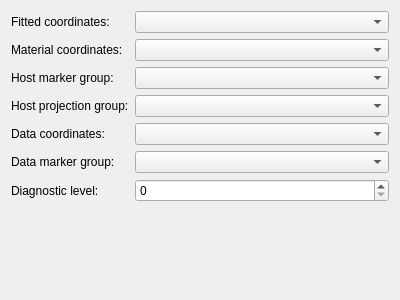
<?xml version="1.0" encoding="UTF-8"?>
<ui version="4.0">
 <class>Configuration</class>
 <widget class="QWidget" name="Configuration">
  <property name="geometry">
   <rect>
    <x>0</x>
    <y>0</y>
    <width>400</width>
    <height>300</height>
   </rect>
  </property>
  <property name="windowTitle">
   <string>Configuration</string>
  </property>
  <layout class="QFormLayout" name="formLayout">
   <item row="0" column="0">
    <widget class="QLabel" name="configFittedCoordinates_label">
     <property name="text">
      <string>Fitted coordinates:</string>
     </property>
    </widget>
   </item>
   <item row="0" column="1">
    <widget class="FieldChooserWidget" name="configFittedCoordinates_fieldChooser">
     <property name="sizePolicy">
      <sizepolicy hsizetype="Expanding" vsizetype="Preferred">
       <horstretch>0</horstretch>
       <verstretch>0</verstretch>
      </sizepolicy>
     </property>
     <property name="toolTip">
      <string>&lt;html&gt;&lt;head/&gt;&lt;body&gt;&lt;p&gt;Host coordinates fitted to data, for finding embedded locations.&lt;/p&gt;&lt;/body&gt;&lt;/html&gt;</string>
     </property>
    </widget>
   </item>
   <item row="1" column="0">
    <widget class="QLabel" name="configMaterialCoordinates_label">
     <property name="text">
      <string>Material coordinates:</string>
     </property>
    </widget>
   </item>
   <item row="1" column="1">
    <widget class="FieldChooserWidget" name="configMaterialCoordinates_fieldChooser">
     <property name="toolTip">
      <string>&lt;html&gt;&lt;head/&gt;&lt;body&gt;&lt;p&gt;Host material coordinates to evaluate and store embedded data locations in.&lt;/p&gt;&lt;/body&gt;&lt;/html&gt;</string>
     </property>
    </widget>
   </item>
   <item row="2" column="0">
    <widget class="QLabel" name="configHostMarkerGroup_label">
     <property name="text">
      <string>Host marker group:</string>
     </property>
    </widget>
   </item>
   <item row="2" column="1">
    <widget class="FieldChooserWidget" name="configHostMarkerGroup_fieldChooser"/>
   </item>
   <item row="3" column="0">
    <widget class="QLabel" name="configHostProjectionGroup_label">
     <property name="text">
      <string>Host projection group:</string>
     </property>
    </widget>
   </item>
   <item row="3" column="1">
    <widget class="FieldChooserWidget" name="configHostProjectionGroup_fieldChooser">
     <property name="toolTip">
      <string>&lt;html&gt;&lt;head/&gt;&lt;body&gt;&lt;p&gt;Optional group to project data onto, intersected with fitted group.&lt;/p&gt;&lt;p&gt;E.g. to limit embedding to a surface group.&lt;/p&gt;&lt;/body&gt;&lt;/html&gt;</string>
     </property>
    </widget>
   </item>
   <item row="4" column="0">
    <widget class="QLabel" name="configDataCoordinates_label">
     <property name="text">
      <string>Data coordinates:</string>
     </property>
    </widget>
   </item>
   <item row="4" column="1">
    <widget class="FieldChooserWidget" name="configDataCoordinates_fieldChooser">
     <property name="sizePolicy">
      <sizepolicy hsizetype="Expanding" vsizetype="Preferred">
       <horstretch>0</horstretch>
       <verstretch>0</verstretch>
      </sizepolicy>
     </property>
    </widget>
   </item>
   <item row="5" column="0">
    <widget class="QLabel" name="configDataMarkerGroup_label">
     <property name="text">
      <string>Data marker group:</string>
     </property>
    </widget>
   </item>
   <item row="5" column="1">
    <widget class="FieldChooserWidget" name="configDataMarkerGroup_fieldChooser">
     <property name="sizePolicy">
      <sizepolicy hsizetype="Expanding" vsizetype="Preferred">
       <horstretch>0</horstretch>
       <verstretch>0</verstretch>
      </sizepolicy>
     </property>
    </widget>
   </item>
   <item row="6" column="0">
    <widget class="QLabel" name="configDiagnosticLevel_label">
     <property name="text">
      <string>Diagnostic level:</string>
     </property>
    </widget>
   </item>
   <item row="6" column="1">
    <widget class="QSpinBox" name="configDiagnosticLevel_spinBox">
     <property name="maximum">
      <number>2</number>
     </property>
    </widget>
   </item>
  </layout>
 </widget>
 <customwidgets>
  <customwidget>
   <class>FieldChooserWidget</class>
   <extends>QComboBox</extends>
   <header>cmlibs/widgets/fieldchooserwidget.h</header>
  </customwidget>
 </customwidgets>
 <resources/>
 <connections/>
</ui>
